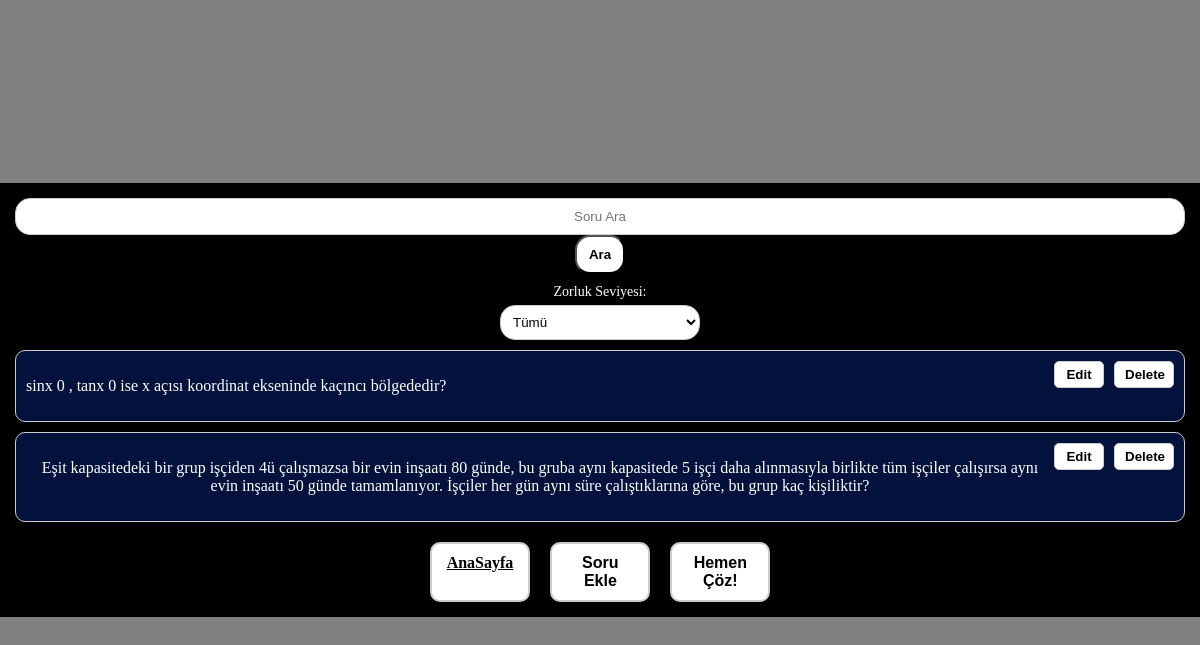
Page /quests.php (signed in) on the committed database.
### tables this page shows
CREATE TABLE "questions" (
	"id"	INTEGER,
	"questname"	TEXT NOT NULL,
	"selection1"	TEXT NOT NULL,
	"selection2"	TEXT NOT NULL,
	"selection3"	TEXT NOT NULL,
	"selection4"	TEXT NOT NULL,
	"correctanswer"	TEXT NOT NULL,
	"diflvl"	INTEGER NOT NULL,
	PRIMARY KEY("id" AUTOINCREMENT)
);

### functions/functions.php (called while the page is built, shortened)
<?php
function getQuestions(){
    include "db.php";
    $query = "SELECT * FROM questions";
    $statement = $pdo->prepare($query);
    $statement->execute();
    $result = $statement->fetchAll();
    return $result;
}
?>

### quests.php (the view, shortened to what this page needs)
<?php
include "functions/functions.php";
$is_admin = $_SESSION["isAdmin"];
if(empty(trim($_GET['searchinput'])) && isset($_GET['diflvl'])){
    $searchinput = $_GET['searchinput'];
    $diflvl = $_GET['diflvl'];
    $questions = searchQuest($searchinput,$diflvl);
}else if(isset($_GET['searchinput']) && !empty(trim($_GET['searchinput']))){
    $searchinput = $_GET['searchinput'];
    $diflvl = $_GET['diflvl'];
    $questions = searchQuest($searchinput,$diflvl);
}else{
    $questions = getQuestions();
}
?>
<!DOCTYPE html>
<html lang="en">
<head>
    <link rel="stylesheet" href="style.css">
</head>
<body>
    <div class="main-div">
        <form action="quests.php" method="GET" class="search-form">
            <input type="text" id="searchinput" name="searchinput" placeholder="Soru Ara" class="search-input" style="text-align: center;background-color: white; color: black;">
            <button type="submit" style="width: 50px;;align-items: center;text-align:center;"class="search-button">Ara</button>
            <div class="difficulty-filter">
            <label for="difficulty-select">Zorluk Seviyesi:</label>
            <select id="difficulty-select" name="diflvl" id="diflvl">
                <option value="">Tümü</option>
            </select>
        </div>
        </form>
        <?php foreach ($questions as $question): ?>
        <div class="questions">
            <p><?php echo htmlspecialchars($question['questname']); ?></p>
            <div class="question-buttons">
                <?php if($is_admin == 1):?>
                <a href="edit.php?id=<?php echo $question["id"]?>"><button style="width: 50px;"class="edit-button" id="editbtn" name="editbtn">Edit</button></a>
                <a href="questdelete.php?id=<?php echo $question["id"]?>"><button style="width: 60px;" class="delete-button" id="deletebtn" name="deletebtn">Delete</button></a>
                <?php endif;?>
            </div>
        </div>
        <?php endforeach;?>
        <div class="button-container">
            <a href="index.php" style="color: black;text-align: center;"class="nextbtn">AnaSayfa</a>
            <?php if($is_admin == 1):?>
            <a href="addquest.php"><button style="width: 100px;" class="nextbtn" id="questionpage">Soru Ekle</button></a>
            <?php endif;?>
            <a href="takequiz.php"><button style="width: 100px;" class="nextbtn" id="takequizpage">Hemen Çöz!</button></a>
        </div>
    </div>
</body>
</html>

### style.css (style rules this page uses)
body { background-color: grey; display: flex; justify-content: center; align-items: center; height: 100vh; margin: 0; }
button, .btn-main { width: 50%; padding: 10px; background-color: #fff; border-radius: 15px; cursor: pointer; transition: 0.3s; text-align: center; font-weight: bold; }
input, select, textarea { width: 100%; padding: 10px; color: black; background-color: white; border: 1px solid #ccc; border-radius: 15px; box-sizing: border-box; }
.difficulty-filter { display: flex; flex-direction: column; justify-content: center; align-items: center; margin-top: 10px; }
.difficulty-filter label { font-size: 14px; margin-bottom: 5px; }
.difficulty-filter select { width: 200px; padding: 8px; border-radius: 15px; background-color: white; color: black; border: 1px solid #ccc; }
.questions { display: flex; justify-content: space-between; background-color: #f0f0f0; border: 1px solid #ccc; border-radius: 10px; padding: 10px; margin-top: 10px; }
.question-buttons { display: flex; gap: 10px; }
.edit-button, .delete-button { padding: 5px 10px; background-color: #fff; border: 1px solid #ccc; border-radius: 5px; cursor: pointer; transition: 0.3s; }
.button-container { margin-top: 20px; display: flex; justify-content: center; gap: 20px; }
.nextbtn { padding: 10px 15px; background-color: #fff; border-radius: 10px; font-size: 16px; text-align: center; font-weight: bold; border: 2px solid #ccc; cursor: pointer; transition: 0.3s; }
.main-div { text-align: center; align-items: center; color: white; padding: 15px; background-color: #000; justify-content: center; }
.questions { background-color: rgb(2, 18, 61); }

### rows in the picture
questions: questname "sinx 0 , tanx 0 ise x açısı koordinat ekseninde kaçıncı bölgededir?"
questions: questname "Eşit kapasitedeki bir grup işçiden 4ü çalışmazsa bir evin inşaatı 80 günde, bu gruba aynı kapasitede 5 işçi daha alınmasıyla birlikte tüm işçiler çalışırsa aynı evin inşaatı 50 günde tamamlanıyor. İşçiler her gün aynı süre çalıştıklarına göre, bu grup kaç kişiliktir?"
